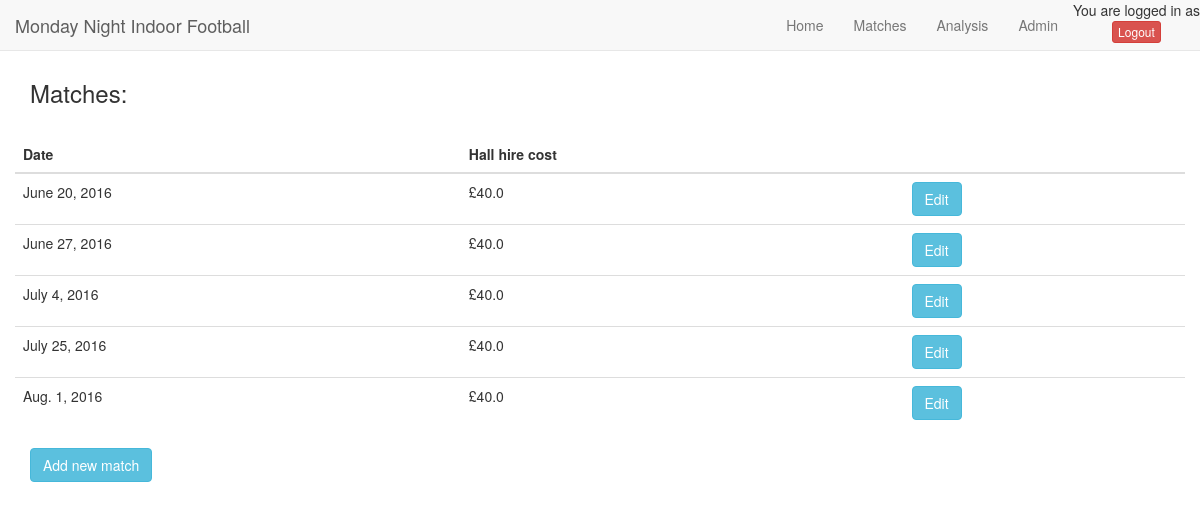
The page /matches/ (signed in) on the database its author committed.
### www/models.py (models this page shows, shortened)
class Match(models.Model):
    date = models.DateField()
    cost = models.FloatField(default=0)
    class Meta:
        ordering = ['date']

### www/views.py (the view)
# urls.py: url(r'^matches/$', views.matches, name='matches'),
def matches(request):
    if request.user.is_authenticated():
        matches = Match.objects.all()
        return render(request, 'matches.html', {'matches':matches})
    else:
        return render(request, 'unauthenticated.html')

### www/templates/matches.html
{% extends 'base.html' %}
{% block content %}
    <div class="container">
      <h3>Matches:</h3>
      <br>
      <div class="row">
        <div class="table-responsive">
          <table class="table">
            <thead>
              <tr>
                <th>Date</th>
                <th>Hall hire cost</th>
                <th></th>
              </tr>
            </thead>
            <tbody>
              {% for match in matches %}
              <tr>
                <td>{{ match.date }}</td>
                <td>£{{ match.cost }}</td>
                <td>
                   <a href="{% url 'matches_edit' match_id=match.id%}"
                      class="btn btn-info" role="button">Edit</a>
                </td>
              </tr>
              {% endfor %}
            </tbody>
          </table>
        </div>
      </div>
      <a href="{% url 'matches_new' %}"
         class="btn btn-info" role="button">Add new match</a>
    </div>
{% endblock %}

### www/templates/base.html (shortened to what this page needs)
{% load staticfiles %}
<!DOCTYPE html>
  <html>
    <head>
      <link rel="stylesheet" href="{% static 'bootstrap/bootstrap-3.3.7-dist/css/bootstrap.min.css' %}" />
      <link rel="stylesheet" href="{% static 'font-awesome-4.7.0/css/font-awesome.css' %}">
      <link rel="stylesheet" href="{% static 'bootstrap-social.css' %}">
      <link rel="stylesheet" href="{% static 'js/jquery/jquery-ui-1.12.1.custom/jquery-ui.css' %}">
    </head>
    <body>
    <nav class="navbar navbar-default navbar-fixed-top">
      <div class="container-fluid">
        <div class="navbar-header">
          <a class="navbar-brand" href="{% url 'index' %}">
            Monday Night Indoor Football
          </a>
        </div>
        <div class="collapse navbar-collapse" id="myNavbar">
          <ul class="nav navbar-nav navbar-right">
            <li><a href="{% url 'index' %}">Home</a></li>
            <li><a href="{% url 'matches' %}">Matches</a></li>
            <li><a href="/analysis">Analysis</a></li>
            <li><a href="/admin/">Admin</a></li>
            <li>
              {% if user.is_authenticated %}
                <div id="user-info" class="text-center">
                  You are logged in as {{user.first_name}} {{user.last_name}}
                  <br>
                  <a href="{% url 'logout' %}"
                      class="btn btn-xs btn-danger">Logout
                  </a>
              {% else %}
                  <a href="/login/google-oauth2/"
                      class="btn btn-social btn-lg btn-google">
                    <span class="fa fa-google"></span> Sign in with Google
                  </a>
                </div>
              {% endif %}
            </li>
          </ul>
        </div>
      </div>
    </nav>
    <br><br><br>
    {% block content %}
    {% endblock %}
  </body>
</html>

### rows shown on the page
Match: date "June 20, 2016", cost "40.0"
Match: date "June 27, 2016", cost "40.0"
Match: date "July 4, 2016", cost "40.0"
Match: date "July 25, 2016", cost "40.0"
Match: date "Aug. 1, 2016", cost "40.0"
